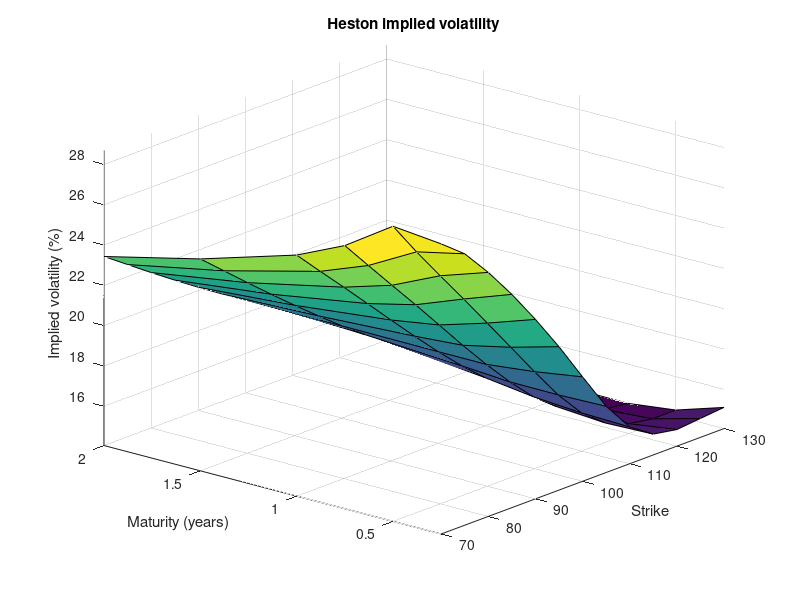

Here is the MATLAB script that generated this plot:
% Heston stochastic volatility by Monte Carlo, priced across strikes and
% maturities and inverted to a Black-Scholes implied volatility surface.
rng(3);
S0 = 100;  r = 0.02;  v0 = 0.04;  kappa = 2;  theta = 0.04;  xi = 0.5;  rho = -0.7;
n = 50000;  dt = 1/120;  steps = 240;            % two years, maturities fall on steps
mats = [0.25 0.5 0.75 1 1.5 2];
K = 70:5:130;
x = log(S0) * ones(n, 1);
v = v0 * ones(n, 1);
surface = zeros(numel(mats), numel(K));
row = 1;
for s = 1:steps
    z1 = randn(n, 1);
    z2 = rho*z1 + sqrt(1 - rho^2)*randn(n, 1);
    vp = max(v, 0);
    x = x + (r - 0.5*vp)*dt + sqrt(vp*dt).*z1;
    v = v + kappa*(theta - vp)*dt + xi*sqrt(vp*dt).*z2;
    if row <= numel(mats) && s == round(mats(row) / dt)
        ST = exp(x);
        for c = 1:numel(K)
            price = exp(-r*mats(row)) * mean(max(ST - K(c), 0));
            surface(row, c) = blsimpv(S0, K(c), r, mats(row), price);
        end
        row = row + 1;
    end
end
fprintf('one-year at-the-money implied volatility %.1f%%\n', 100*surface(4, 7));
fprintf('one-year skew: %.1f%% at the 70 strike, %.1f%% at the 130 strike\n', 100*surface(4, 1), 100*surface(4, 13));

[KK, TT] = meshgrid(K, mats);
surf(KK, TT, 100*surface);
view(-50, 25);
axis tight;
title('Heston implied volatility');
xlabel('Strike');
ylabel('Maturity (years)');
zlabel('Implied volatility (%)');
